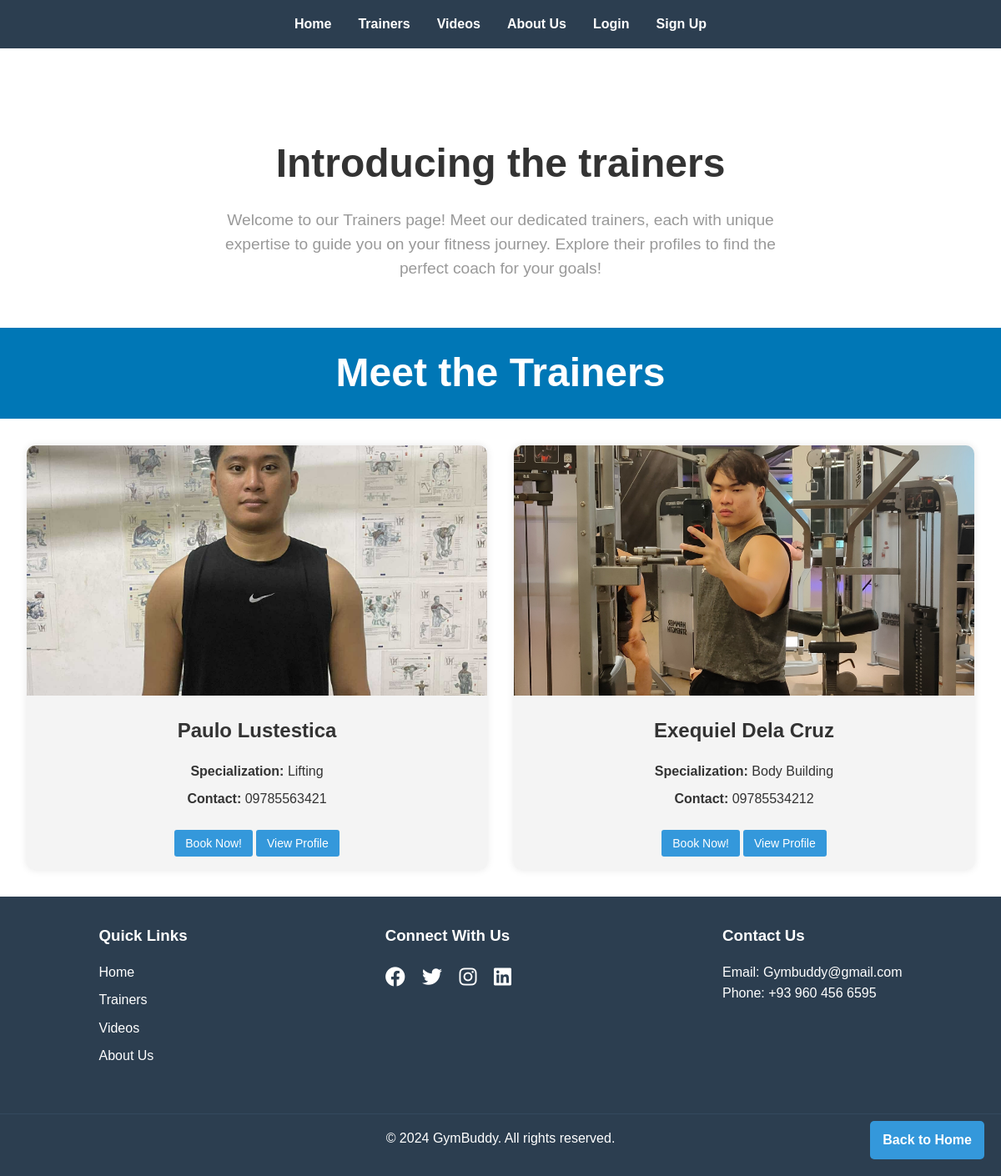
/trainers.php, run on an earlier commit of the app's database.
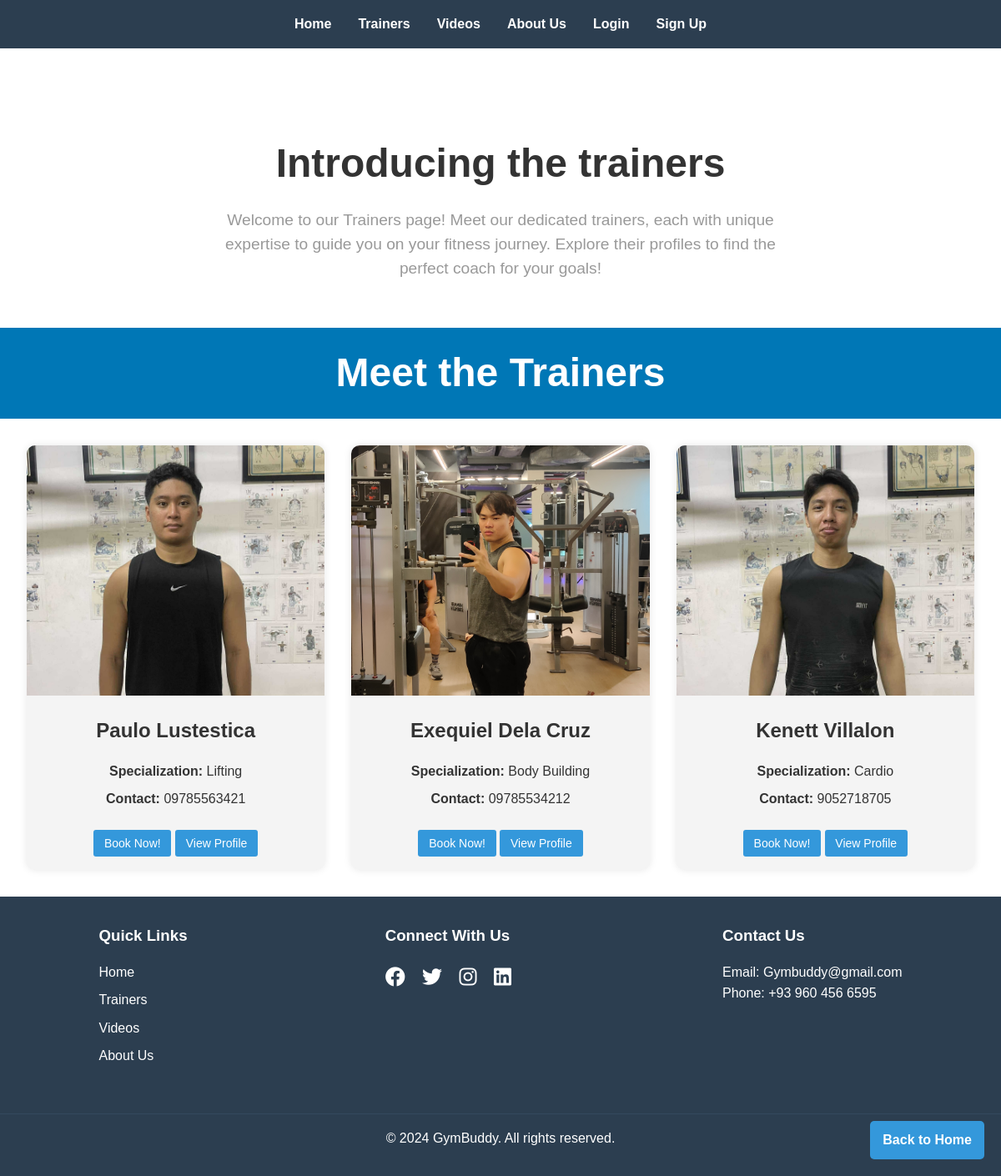
And on a later commit of the database.
### tables this page shows
CREATE TABLE `trainers` (
  `id` int(11) NOT NULL,
  `name` varchar(100) NOT NULL,
  `description` text DEFAULT NULL,
  `contact` varchar(50) DEFAULT NULL,
  `image_url` varchar(255) DEFAULT NULL,
  `specialization` varchar(255) DEFAULT NULL
);

### trainers.php (the view, shortened to what this page needs)
<?php
include 'php/config.php';
$sql = "SELECT * FROM trainers";
$stmt = $pdo->query($sql);
$trainers = $stmt->fetchAll();
?>
<!DOCTYPE html>
<html lang="en">
<head>
    <link rel="stylesheet" href="css/style.css">
    <link rel="stylesheet" href="https://cdnjs.cloudflare.com/ajax/libs/font-awesome/6.1.1/css/all.min.css">
</head>
<body>
    <header>
        <nav>
            <ul>
                <li><a href="index.php">Home</a></li>
                <li><a href="trainers.php">Trainers</a></li>
                <li><a href="videos.php">Videos</a></li>
                <li><a href="about.php">About Us</a></li>
                <?php if(isset($_SESSION['user_id'])): ?>
                    <?php if(isset($_SESSION['user_role']) && $_SESSION['user_role'] === 'admin'): ?>
                        <li><a href="php/admin_dashboard.php">Admin Dashboard</a></li>
                    <?php elseif(isset($_SESSION['user_role']) && $_SESSION['user_role'] === 'trainer'): ?>
                        <li><a href="php/trainer_dashboard.php">Trainer Dashboard</a></li>
                    <?php elseif(isset($_SESSION['user_role']) && $_SESSION['user_role'] === 'user'): ?>
                        <li><a href="php/user_dashboard.php">My Bookings</a></li>
                    <?php endif; ?>
                    <li><a href="php/logout.php">Logout</a></li>
                <?php else: ?>
                    <li><a href="php/login.php">Login</a></li>
                    <li><a href="php/signup.php">Sign Up</a></li>
                <?php endif
?>
            </ul>
        </nav>
    </header>
    <main>
        <section class="about" id="about">
<div class="row">
   <div class="content">
        <h3>Introducing the trainers</h3>
        <p>
            Welcome to our Trainers page! Meet our dedicated trainers, each with unique expertise to guide you on your fitness journey. Explore their profiles to find the perfect coach for your goals!</p>
   </div>
</div>
</section>
<section class="trainers">
<h1 class="heading">Meet the Trainers</h1>
</section>
<div class="trainers-grid">
    <?php foreach ($trainers as $trainer): ?>
        <div class="trainer-card">
            <img src="uploads/<?php echo htmlspecialchars($trainer['image_url']); ?>" alt="<?php echo htmlspecialchars($trainer['name']); ?>">
            <h2><?php echo htmlspecialchars($trainer['name']); ?></h2>
            <p><strong>Specialization:</strong> <?php echo htmlspecialchars($trainer['specialization']); ?></p>
            <p><strong>Contact:</strong> <?php echo htmlspecialchars($trainer['contact']); ?></p>
            <a href="booking.php?trainer_id=<?php echo $trainer['id']; ?>" class="btn book-now">Book Now!</a>
            <a href="trainer_profile.php?trainer_id=<?php echo $trainer['id']; ?>" class="btn book-now">View Profile</a>
        </div>
    <?php endforeach; ?>
</div>
    </main>
    <footer>
        <div class="footer-content">
            <div class="footer-section">
                <h3>Quick Links</h3>
                <ul>
                    <li><a href="index.php">Home</a></li>
                    <li><a href="trainers.php">Trainers</a></li>
                    <li><a href="videos.php">Videos</a></li>
                    <li><a href="about.php">About Us</a></li>
                </ul>
            </div>
            <div class="footer-section">
                <h3>Connect With Us</h3>
                <div class="social-icons">
                    <a href="#"><i class="fab fa-facebook"></i></a>
                    <a href="#"><i class="fab fa-twitter"></i></a>
                    <a href="#"><i class="fab fa-instagram"></i></a>
                    <a href="#"><i class="fab fa-linkedin"></i></a>
                </div>
            </div>
            <div class="footer-section">
                <h3>Contact Us</h3>
                <p>Email: Gymbuddy@gmail.com</p>
                <p>Phone: +93 960 456 6595</p>
            </div>
        </div>
        <div class="footer-bottom">
            <p>&copy; 2024 GymBuddy. All rights reserved.</p>
        </div>
    </footer>
    <a href="index.php" class="back-to-home">Back to Home</a>
</body>
</html>

### css/style.css (style rules this page uses)
* { margin: 0; padding: 0; box-sizing: border-box; }
body { font-family: Arial, sans-serif; line-height: 1.6; color: #333; }
header { background-color: #2c3e50; color: #fff; padding: 1rem 0; }
nav ul { list-style-type: none; display: flex; justify-content: center; }
nav ul li { margin: 0 1rem; }
nav ul li a { color: #fff; text-decoration: none; font-weight: bold; }
.about .row { display: flex; align-items: center; gap:2rem; flex-wrap: wrap; padding:2rem 0; padding-bottom: 3rem; max-width: 700px; margin: auto; text-align: center; justify-content: center; padding-top: 100px; }
.about .row .content { flex:1 1 70rem; max-width: 100%; }
.about .row .content h3 { font-size: 3rem; color:#333; text-align: center; }
.about .row .content p { font-size: 1.2rem; color: #999; padding: .5rem 0; padding-top: 1rem; line-height: 1.5; text-align: center; }
.heading { text-align: center; font-size: 3rem; color:white; padding:1rem; background: #0077b6; }
footer { background-color: #2c3e50; color: #fff; padding: 2rem 0; }
.footer-content { display: flex; justify-content: space-around; flex-wrap: wrap; }
.footer-section { margin-bottom: 1rem; }
.footer-section h3 { margin-bottom: 1rem; }
.footer-section ul { list-style-type: none; }
.footer-section ul li { margin-bottom: 0.5rem; }
.footer-section ul li a { color: #fff; text-decoration: none; }
.social-icons a { color: #fff; font-size: 1.5rem; margin-right: 1rem; }
.footer-bottom { text-align: center; margin-top: 2rem; padding-top: 1rem; border-top: 1px solid #34495e; }
.back-to-home { position: fixed; bottom: 20px; right: 20px; background-color: #3498db; color: #fff; padding: 10px 15px; text-decoration: none; border-radius: 5px; font-weight: bold; }
.trainers-grid { display: grid; grid-template-columns: repeat(auto-fit, minmax(300px, 1fr)); gap: 2rem; padding: 2rem; }
.trainer-card { background-color: #f4f4f4; border-radius: 10px; overflow: hidden; box-shadow: 0 0 10px rgba(0, 0, 0, 0.1); text-align: center; }
.trainer-card img { width: 100%; height: 300px; object-fit: cover; }
.trainer-card h2 { margin: 1rem 0; }
.trainer-card p { margin: 0.5rem 0; }
.book-now { display: inline-block; background-color: #3498db; color: #fff; padding: 0.5rem 1rem; text-decoration: none; border-radius: 5px; margin: 1rem 0; transition: background-color 0.3s ease; }
.btn { display: inline-block; padding: 0.3rem 0.8rem; border: none; border-radius: 3px; cursor: pointer; font-size: 14px; text-decoration: none; transition: background-color 0.3s; }

What changed in the data, as far as the page shows it:
added trainers: image_url (picture), name "Kenett Villalon", specialization "Cardio", contact "9052718705"
